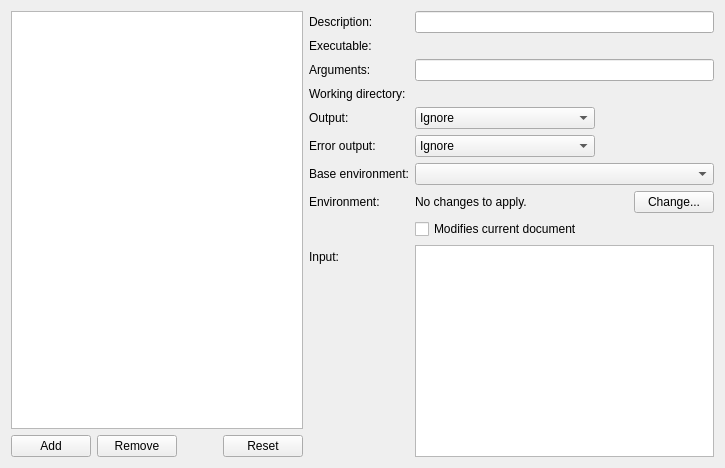
<?xml version="1.0" encoding="UTF-8"?>
<ui version="4.0">
 <class>Core::Internal::ExternalToolConfig</class>
 <widget class="QWidget" name="Core::Internal::ExternalToolConfig">
  <property name="geometry">
   <rect>
    <x>0</x>
    <y>0</y>
    <width>725</width>
    <height>468</height>
   </rect>
  </property>
  <property name="windowTitle">
   <string/>
  </property>
  <layout class="QHBoxLayout" name="horizontalLayout_2">
   <item>
    <layout class="QVBoxLayout" name="verticalLayout">
     <item>
      <widget class="QTreeView" name="toolTree">
       <property name="dragEnabled">
        <bool>true</bool>
       </property>
       <property name="dragDropMode">
        <enum>QAbstractItemView::InternalMove</enum>
       </property>
       <attribute name="headerVisible">
        <bool>false</bool>
       </attribute>
       <attribute name="headerDefaultSectionSize">
        <number>21</number>
       </attribute>
      </widget>
     </item>
     <item>
      <layout class="QHBoxLayout" name="horizontalLayout">
       <item>
        <widget class="QPushButton" name="addButton">
         <property name="toolTip">
          <string>Add tool.</string>
         </property>
         <property name="text">
          <string>Add</string>
         </property>
        </widget>
       </item>
       <item>
        <widget class="QPushButton" name="removeButton">
         <property name="toolTip">
          <string>Remove tool.</string>
         </property>
         <property name="text">
          <string>Remove</string>
         </property>
        </widget>
       </item>
       <item>
        <spacer name="horizontalSpacer">
         <property name="orientation">
          <enum>Qt::Horizontal</enum>
         </property>
         <property name="sizeHint" stdset="0">
          <size>
           <width>40</width>
           <height>20</height>
          </size>
         </property>
        </spacer>
       </item>
       <item>
        <widget class="QPushButton" name="revertButton">
         <property name="toolTip">
          <string>Revert tool to default.</string>
         </property>
         <property name="text">
          <string>Reset</string>
         </property>
        </widget>
       </item>
      </layout>
     </item>
    </layout>
   </item>
   <item>
    <widget class="QScrollArea" name="scrollArea">
     <property name="sizePolicy">
      <sizepolicy hsizetype="Expanding" vsizetype="Expanding">
       <horstretch>10</horstretch>
       <verstretch>0</verstretch>
      </sizepolicy>
     </property>
     <property name="frameShape">
      <enum>QFrame::NoFrame</enum>
     </property>
     <property name="frameShadow">
      <enum>QFrame::Plain</enum>
     </property>
     <property name="lineWidth">
      <number>0</number>
     </property>
     <property name="widgetResizable">
      <bool>true</bool>
     </property>
     <widget class="QWidget" name="scrollAreaWidgetContents">
      <property name="geometry">
       <rect>
        <x>0</x>
        <y>0</y>
        <width>396</width>
        <height>444</height>
       </rect>
      </property>
      <layout class="QVBoxLayout" name="verticalLayout_2">
       <property name="leftMargin">
        <number>0</number>
       </property>
       <property name="topMargin">
        <number>0</number>
       </property>
       <property name="rightMargin">
        <number>0</number>
       </property>
       <property name="bottomMargin">
        <number>0</number>
       </property>
       <item>
        <widget class="QWidget" name="infoWidget" native="true">
         <property name="sizePolicy">
          <sizepolicy hsizetype="Preferred" vsizetype="Preferred">
           <horstretch>10</horstretch>
           <verstretch>0</verstretch>
          </sizepolicy>
         </property>
         <layout class="QFormLayout" name="formLayout">
          <property name="fieldGrowthPolicy">
           <enum>QFormLayout::ExpandingFieldsGrow</enum>
          </property>
          <property name="leftMargin">
           <number>0</number>
          </property>
          <property name="topMargin">
           <number>0</number>
          </property>
          <property name="rightMargin">
           <number>0</number>
          </property>
          <property name="bottomMargin">
           <number>0</number>
          </property>
          <item row="0" column="0">
           <widget class="QLabel" name="descriptionLabel">
            <property name="text">
             <string>Description:</string>
            </property>
           </widget>
          </item>
          <item row="0" column="1">
           <widget class="QLineEdit" name="description"/>
          </item>
          <item row="1" column="0">
           <widget class="QLabel" name="executableLabel">
            <property name="text">
             <string>Executable:</string>
            </property>
           </widget>
          </item>
          <item row="1" column="1">
           <widget class="Utils::PathChooser" name="executable" native="true"/>
          </item>
          <item row="2" column="0">
           <widget class="QLabel" name="argumentsLabel">
            <property name="text">
             <string>Arguments:</string>
            </property>
           </widget>
          </item>
          <item row="2" column="1">
           <widget class="QLineEdit" name="arguments"/>
          </item>
          <item row="3" column="0">
           <widget class="QLabel" name="workingDirectoryLabel">
            <property name="text">
             <string>Working directory:</string>
            </property>
           </widget>
          </item>
          <item row="3" column="1">
           <widget class="Utils::PathChooser" name="workingDirectory" native="true"/>
          </item>
          <item row="4" column="0">
           <widget class="QLabel" name="outputLabel">
            <property name="toolTip">
             <string>&lt;html&gt;&lt;head/&gt;&lt;body&gt;
&lt;p&gt;What to do with the executable's standard output.
&lt;ul&gt;&lt;li&gt;Ignore: Do nothing with it.&lt;/li&gt;&lt;li&gt;Show in General Messages.&lt;/li&gt;&lt;li&gt;Replace selection: Replace the current selection in the current document with it.&lt;/li&gt;&lt;/ul&gt;&lt;/p&gt;&lt;/body&gt;&lt;/html&gt;
</string>
            </property>
            <property name="text">
             <string>Output:</string>
            </property>
           </widget>
          </item>
          <item row="4" column="1">
           <widget class="QComboBox" name="outputBehavior">
            <item>
             <property name="text">
              <string>Ignore</string>
             </property>
            </item>
            <item>
             <property name="text">
              <string>Show in General Messages</string>
             </property>
            </item>
            <item>
             <property name="text">
              <string>Replace Selection</string>
             </property>
            </item>
           </widget>
          </item>
          <item row="5" column="0">
           <widget class="QLabel" name="errorOutputLabel">
            <property name="toolTip">
             <string>&lt;html&gt;&lt;head&gt;&lt;body&gt;
&lt;p &gt;What to do with the executable's standard error output.&lt;/p&gt;
&lt;ul&gt;&lt;li&gt;Ignore: Do nothing with it.&lt;/li&gt;
&lt;li&gt;Show in General Messages.&lt;/li&gt;
&lt;li&gt;Replace selection: Replace the current selection in the current document with it.&lt;/li&gt;
&lt;/ul&gt;&lt;/body&gt;&lt;/html&gt;</string>
            </property>
            <property name="text">
             <string>Error output:</string>
            </property>
           </widget>
          </item>
          <item row="5" column="1">
           <widget class="QComboBox" name="errorOutputBehavior">
            <item>
             <property name="text">
              <string>Ignore</string>
             </property>
            </item>
            <item>
             <property name="text">
              <string>Show in General Messages</string>
             </property>
            </item>
            <item>
             <property name="text">
              <string>Replace Selection</string>
             </property>
            </item>
           </widget>
          </item>
          <item row="7" column="0">
           <widget class="QLabel" name="label_2">
            <property name="text">
             <string>Environment:</string>
            </property>
           </widget>
          </item>
          <item row="7" column="1">
           <layout class="QHBoxLayout" name="horizontalLayout_3">
            <property name="spacing">
             <number>0</number>
            </property>
            <item>
             <widget class="QLabel" name="environmentLabel">
              <property name="sizePolicy">
               <sizepolicy hsizetype="Expanding" vsizetype="Preferred">
                <horstretch>0</horstretch>
                <verstretch>0</verstretch>
               </sizepolicy>
              </property>
              <property name="text">
               <string>No changes to apply.</string>
              </property>
             </widget>
            </item>
            <item>
             <widget class="QPushButton" name="environmentButton">
              <property name="text">
               <string>Change...</string>
              </property>
             </widget>
            </item>
           </layout>
          </item>
          <item row="8" column="1">
           <widget class="QCheckBox" name="modifiesDocumentCheckbox">
            <property name="toolTip">
             <string>If the tool modifies the current document, set this flag to ensure that the document is saved before running the tool and is reloaded after the tool finished.</string>
            </property>
            <property name="text">
             <string>Modifies current document</string>
            </property>
           </widget>
          </item>
          <item row="9" column="0">
           <widget class="QLabel" name="inputLabel">
            <property name="toolTip">
             <string>Text to pass to the executable via standard input. Leave empty if the executable should not receive any input.</string>
            </property>
            <property name="text">
             <string>Input:</string>
            </property>
           </widget>
          </item>
          <item row="9" column="1">
           <widget class="QPlainTextEdit" name="inputText">
            <property name="sizePolicy">
             <sizepolicy hsizetype="Expanding" vsizetype="Expanding">
              <horstretch>0</horstretch>
              <verstretch>10</verstretch>
             </sizepolicy>
            </property>
            <property name="lineWrapMode">
             <enum>QPlainTextEdit::NoWrap</enum>
            </property>
           </widget>
          </item>
          <item row="6" column="0">
           <widget class="QLabel" name="baseEnvironmentLabel">
            <property name="text">
             <string>Base environment:</string>
            </property>
           </widget>
          </item>
          <item row="6" column="1">
           <widget class="QComboBox" name="baseEnvironment">
            <property name="sizePolicy">
             <sizepolicy hsizetype="Expanding" vsizetype="Fixed">
              <horstretch>0</horstretch>
              <verstretch>0</verstretch>
             </sizepolicy>
            </property>
           </widget>
          </item>
         </layout>
        </widget>
       </item>
      </layout>
     </widget>
    </widget>
   </item>
  </layout>
 </widget>
 <customwidgets>
  <customwidget>
   <class>Utils::PathChooser</class>
   <extends>QWidget</extends>
   <header location="global">utils/pathchooser.h</header>
   <container>1</container>
   <slots>
    <signal>editingFinished()</signal>
    <signal>browsingFinished()</signal>
   </slots>
  </customwidget>
 </customwidgets>
 <tabstops>
  <tabstop>toolTree</tabstop>
  <tabstop>addButton</tabstop>
  <tabstop>removeButton</tabstop>
  <tabstop>revertButton</tabstop>
  <tabstop>description</tabstop>
  <tabstop>executable</tabstop>
  <tabstop>arguments</tabstop>
  <tabstop>workingDirectory</tabstop>
  <tabstop>outputBehavior</tabstop>
  <tabstop>errorOutputBehavior</tabstop>
  <tabstop>environmentButton</tabstop>
  <tabstop>modifiesDocumentCheckbox</tabstop>
  <tabstop>inputText</tabstop>
 </tabstops>
 <resources/>
 <connections/>
</ui>
